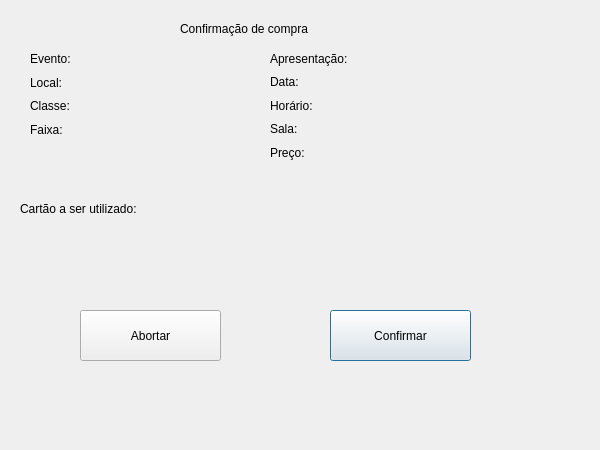
<?xml version="1.0" encoding="UTF-8"?>
<ui version="4.0">
 <class>telaVendas</class>
 <widget class="QDialog" name="telaVendas">
  <property name="geometry">
   <rect>
    <x>0</x>
    <y>0</y>
    <width>600</width>
    <height>450</height>
   </rect>
  </property>
  <property name="windowTitle">
   <string>Tela Vendas</string>
  </property>
  <widget class="QStackedWidget" name="stackedWidget">
   <property name="geometry">
    <rect>
     <x>0</x>
     <y>10</y>
     <width>582</width>
     <height>432</height>
    </rect>
   </property>
   <property name="currentIndex">
    <number>0</number>
   </property>
   <widget class="QWidget" name="page">
    <widget class="QLabel" name="labelCartao">
     <property name="geometry">
      <rect>
       <x>20</x>
       <y>190</y>
       <width>411</width>
       <height>17</height>
      </rect>
     </property>
     <property name="text">
      <string>Cartão a ser utilizado:</string>
     </property>
    </widget>
    <widget class="QPushButton" name="confirmarCompra">
     <property name="geometry">
      <rect>
       <x>330</x>
       <y>300</y>
       <width>141</width>
       <height>51</height>
      </rect>
     </property>
     <property name="text">
      <string>Confirmar</string>
     </property>
    </widget>
    <widget class="QPushButton" name="pushButton_2">
     <property name="geometry">
      <rect>
       <x>80</x>
       <y>300</y>
       <width>141</width>
       <height>51</height>
      </rect>
     </property>
     <property name="text">
      <string>Abortar</string>
     </property>
    </widget>
    <widget class="QLabel" name="label_11">
     <property name="geometry">
      <rect>
       <x>180</x>
       <y>10</y>
       <width>171</width>
       <height>17</height>
      </rect>
     </property>
     <property name="text">
      <string>Confirmação de compra</string>
     </property>
    </widget>
    <widget class="QWidget" name="layoutWidget">
     <property name="geometry">
      <rect>
       <x>30</x>
       <y>40</y>
       <width>211</width>
       <height>88</height>
      </rect>
     </property>
     <layout class="QVBoxLayout" name="verticalLayout">
      <item>
       <widget class="QLabel" name="labelEvento">
        <property name="text">
         <string>Evento:</string>
        </property>
       </widget>
      </item>
      <item>
       <widget class="QLabel" name="labelLocalEvento">
        <property name="text">
         <string>Local:</string>
        </property>
       </widget>
      </item>
      <item>
       <widget class="QLabel" name="labelClasseEvento">
        <property name="text">
         <string>Classe:</string>
        </property>
       </widget>
      </item>
      <item>
       <widget class="QLabel" name="labelFaixaEvento">
        <property name="text">
         <string>Faixa:</string>
        </property>
       </widget>
      </item>
     </layout>
    </widget>
    <widget class="QWidget" name="layoutWidget">
     <property name="geometry">
      <rect>
       <x>270</x>
       <y>40</y>
       <width>261</width>
       <height>111</height>
      </rect>
     </property>
     <layout class="QVBoxLayout" name="verticalLayout_2">
      <item>
       <widget class="QLabel" name="labelApresentacao">
        <property name="text">
         <string>Apresentação:</string>
        </property>
       </widget>
      </item>
      <item>
       <widget class="QLabel" name="labelData">
        <property name="text">
         <string>Data:</string>
        </property>
       </widget>
      </item>
      <item>
       <widget class="QLabel" name="labelHorario">
        <property name="text">
         <string>Horário:</string>
        </property>
       </widget>
      </item>
      <item>
       <widget class="QLabel" name="labelSala">
        <property name="text">
         <string>Sala:</string>
        </property>
       </widget>
      </item>
      <item>
       <widget class="QLabel" name="labelPreco">
        <property name="text">
         <string>Preço:</string>
        </property>
       </widget>
      </item>
     </layout>
    </widget>
    <widget class="QLabel" name="codigoEvento">
     <property name="geometry">
      <rect>
       <x>40</x>
       <y>390</y>
       <width>67</width>
       <height>17</height>
      </rect>
     </property>
     <property name="text">
      <string/>
     </property>
    </widget>
    <widget class="QLabel" name="codigoApresentacao">
     <property name="geometry">
      <rect>
       <x>130</x>
       <y>390</y>
       <width>67</width>
       <height>17</height>
      </rect>
     </property>
     <property name="text">
      <string/>
     </property>
    </widget>
   </widget>
   <widget class="QWidget" name="page_2">
    <widget class="QTableWidget" name="tabelaIngressos">
     <property name="geometry">
      <rect>
       <x>30</x>
       <y>60</y>
       <width>531</width>
       <height>331</height>
      </rect>
     </property>
     <column>
      <property name="text">
       <string>Códigos de Ingressos</string>
      </property>
     </column>
    </widget>
    <widget class="QLabel" name="label">
     <property name="geometry">
      <rect>
       <x>210</x>
       <y>20</y>
       <width>161</width>
       <height>17</height>
      </rect>
     </property>
     <property name="text">
      <string>Ingresssos Adquiridos</string>
     </property>
    </widget>
    <widget class="QPushButton" name="concluirIngressos">
     <property name="geometry">
      <rect>
       <x>250</x>
       <y>400</y>
       <width>89</width>
       <height>25</height>
      </rect>
     </property>
     <property name="text">
      <string>Concluir</string>
     </property>
    </widget>
   </widget>
  </widget>
 </widget>
 <resources/>
 <connections>
  <connection>
   <sender>pushButton_2</sender>
   <signal>clicked()</signal>
   <receiver>telaVendas</receiver>
   <slot>close()</slot>
   <hints>
    <hint type="sourcelabel">
     <x>182</x>
     <y>340</y>
    </hint>
    <hint type="destinationlabel">
     <x>7</x>
     <y>405</y>
    </hint>
   </hints>
  </connection>
 </connections>
</ui>
